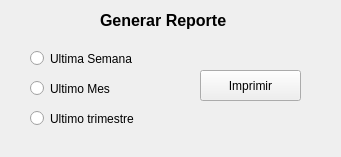
<?xml version="1.0" encoding="UTF-8"?>
<ui version="4.0">
 <class>GenerarReporteWindow</class>
 <widget class="QWidget" name="GenerarReporteWindow">
  <property name="geometry">
   <rect>
    <x>0</x>
    <y>0</y>
    <width>341</width>
    <height>157</height>
   </rect>
  </property>
  <property name="windowTitle">
   <string>Generar Reporte</string>
  </property>
  <property name="windowIcon">
   <iconset>
    <normaloff>../icons/bxs-report.svg</normaloff>../icons/bxs-report.svg</iconset>
  </property>
  <widget class="QLabel" name="lb_generarReporte">
   <property name="geometry">
    <rect>
     <x>100</x>
     <y>10</y>
     <width>141</width>
     <height>21</height>
    </rect>
   </property>
   <property name="text">
    <string>&lt;html&gt;&lt;head/&gt;&lt;body&gt;&lt;p&gt;&lt;span style=&quot; font-size:12pt; font-weight:600;&quot;&gt;Generar Reporte&lt;/span&gt;&lt;/p&gt;&lt;/body&gt;&lt;/html&gt;</string>
   </property>
  </widget>
  <widget class="QPushButton" name="bt_printer">
   <property name="geometry">
    <rect>
     <x>200</x>
     <y>70</y>
     <width>101</width>
     <height>31</height>
    </rect>
   </property>
   <property name="styleSheet">
    <string notr="true">font: 75 10pt &quot;MS Shell Dlg 2&quot;;</string>
   </property>
   <property name="text">
    <string>Imprimir</string>
   </property>
   <property name="icon">
    <iconset>
     <normaloff>../icons/bx-printer.svg</normaloff>../icons/bx-printer.svg</iconset>
   </property>
   <property name="iconSize">
    <size>
     <width>25</width>
     <height>25</height>
    </size>
   </property>
  </widget>
  <widget class="QRadioButton" name="rb_semana">
   <property name="geometry">
    <rect>
     <x>30</x>
     <y>50</y>
     <width>111</width>
     <height>17</height>
    </rect>
   </property>
   <property name="styleSheet">
    <string notr="true">font: 75 10pt &quot;MS Shell Dlg 2&quot;;</string>
   </property>
   <property name="text">
    <string>Ultima Semana</string>
   </property>
  </widget>
  <widget class="QRadioButton" name="rb_mes">
   <property name="geometry">
    <rect>
     <x>30</x>
     <y>80</y>
     <width>101</width>
     <height>17</height>
    </rect>
   </property>
   <property name="styleSheet">
    <string notr="true">font: 75 10pt &quot;MS Shell Dlg 2&quot;;</string>
   </property>
   <property name="text">
    <string>Ultimo Mes</string>
   </property>
  </widget>
  <widget class="QRadioButton" name="rb_trimestre">
   <property name="geometry">
    <rect>
     <x>30</x>
     <y>110</y>
     <width>111</width>
     <height>17</height>
    </rect>
   </property>
   <property name="styleSheet">
    <string notr="true">font: 75 10pt &quot;MS Shell Dlg 2&quot;;</string>
   </property>
   <property name="text">
    <string>Ultimo trimestre</string>
   </property>
  </widget>
 </widget>
 <resources/>
 <connections/>
</ui>
